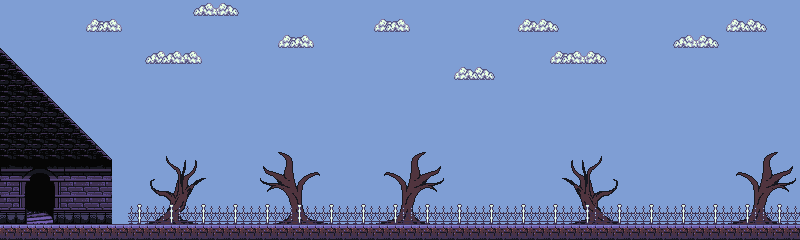

A 2D game scene composited from a Tiled map and its tileset images. What follows is a short description and the map's XML, with each tile layer's data collapsed to a summary:
An orthogonal 50x15 tile map with 16x16 px tiles, 3 tile layers (Tile Layer 1, Tile Layer 2, Tile Layer 3), 1 hidden layer not drawn, 3 tilesets.

<map version="1.10" tiledversion="1.11.2" orientation="orthogonal" renderorder="right-down" width="50" height="15" tilewidth="16" tileheight="16" infinite="0" nextlayerid="5" nextobjectid="1">
 <tileset firstgid="1" source="../tileset/boss_tiles.tsx" />
 <tileset firstgid="885" source="../tileset/boss_tiles.tsx" />
 <tileset firstgid="1769" source="../tileset/boss_tiles.tsx" />
 <layer id="1" name="Tile Layer 1" width="50" height="15">
  <data>[750 cells, 750 non-empty, 2 distinct tile ids]</data>
 </layer>
 <layer id="2" name="Tile Layer 2" width="50" height="15">
  <data>[750 cells, 173 non-empty, 75 distinct tile ids]</data>
 </layer>
 <layer id="3" name="Tile Layer 3" width="50" height="15">
  <data>[750 cells, 132 non-empty, 30 distinct tile ids]</data>
 </layer>
 <layer id="4" name="Collision" width="50" height="15" visible="0">
  <data>[750 cells, 78 non-empty, 1 distinct tile ids]</data>
 </layer>
</map>
